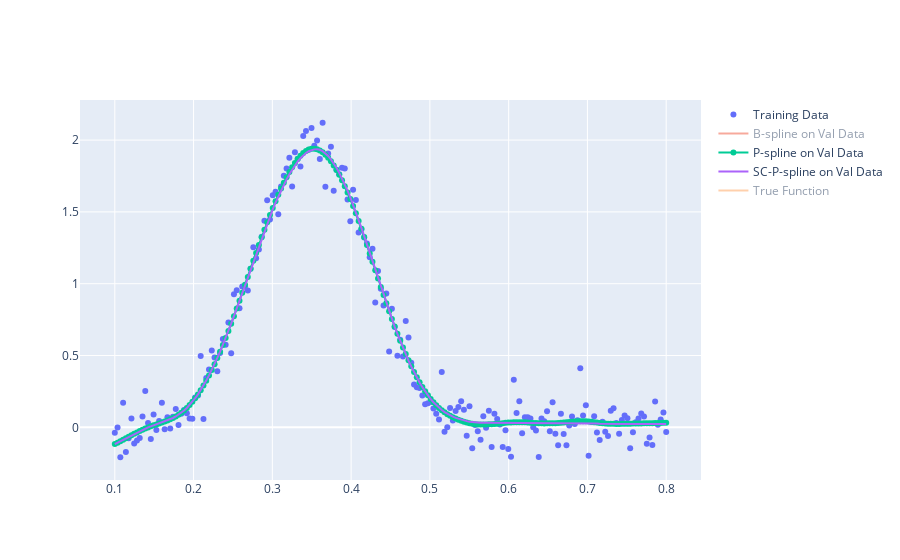

This figure's notebook cell:
### Code cell
fig = go.Figure()

fig.add_trace(go.Scatter(x=x, y=y, mode="markers", name="Training Data"))
fig.add_trace(go.Scatter(x=xplot, y=Bspline_plot, mode="lines", name="B-spline on Val Data"))
fig.add_trace(go.Scatter(x=xplot, y=Pspline_plot, mode="lines+markers", name="P-spline on Val Data"))
fig.add_trace(go.Scatter(x=xplot, y=SCPspline_plot, mode="lines", name="SC-P-spline on Val Data"))
fig.add_trace(go.Scatter(x=x, y=ytrue, mode="lines", name="True Function"))

### Figure 1 — Plotly figure (JSON) as saved in the notebook; plotly's stock layout.template omitted (floating-point values rounded to 4 significant figures; data arrays with more than 128 entries replaced by an {"elided": "..."} marker saying what was removed)
{"data": [{"mode": "markers", "name": "Training Data", "type": "scatter", "visible": true, "x": {"elided": "200 float values"}, "y": {"elided": "200 float values"}}, {"mode": "lines", "name": "B-spline on Val Data", "type": "scatter", "visible": "legendonly", "x": {"elided": "200 float values"}, "y": {"elided": "200 float values"}}, {"mode": "lines+markers", "name": "P-spline on Val Data", "type": "scatter", "visible": true, "x": {"elided": "200 float values"}, "y": {"elided": "200 float values"}}, {"mode": "lines", "name": "SC-P-spline on Val Data", "type": "scatter", "visible": true, "x": {"elided": "200 float values"}, "y": {"elided": "200 float values"}}, {"mode": "lines", "name": "True Function", "type": "scatter", "visible": "legendonly", "x": {"elided": "200 float values"}, "y": {"elided": "200 float values"}}], "layout": {"autosize": true, "xaxis": {"autorange": true, "range": [0.05784, 0.8422], "type": "linear"}, "yaxis": {"autorange": true, "range": [-0.3787, 2.291], "type": "linear"}}}
